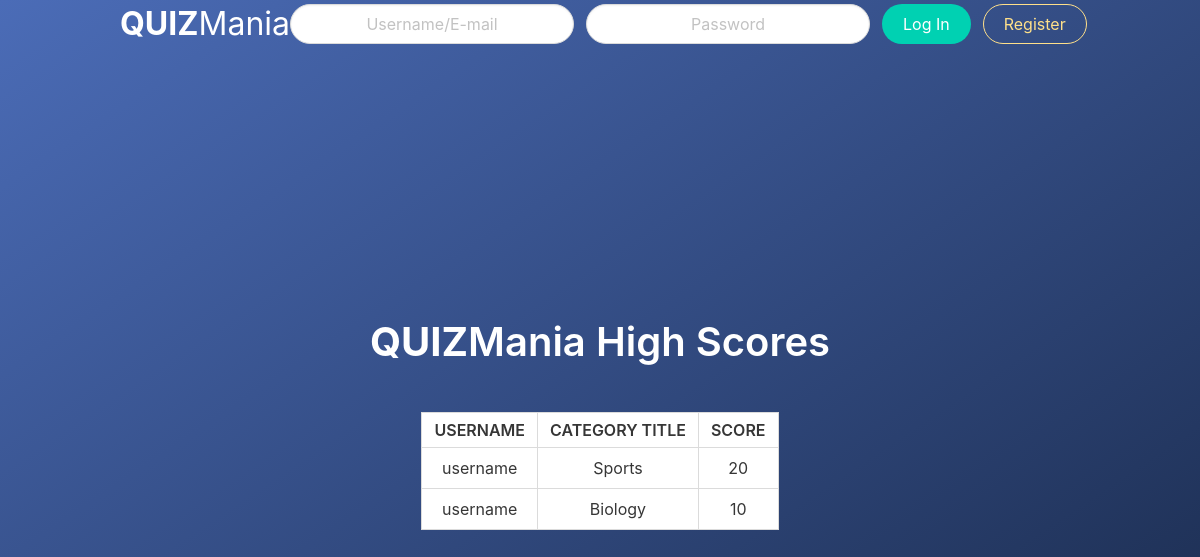
Screenshot of /quizmania/highScores.php with the database file from the repository.
### tables this page shows
CREATE TABLE `users` (
  `userID` int(5) NOT NULL,
  `firstName` varchar(50) NOT NULL,
  `lastName` varchar(50) NOT NULL,
  `email` varchar(50) NOT NULL,
  `username` varchar(50) NOT NULL,
  `users_password` varchar(256) NOT NULL,
  `adminAccess` tinyint(1) NOT NULL
);

CREATE TABLE `categories` (
  `categoryID` int(3) NOT NULL,
  `categoryTitle` varchar(25) NOT NULL,
  `categoryLevel` varchar(20) DEFAULT NULL,
  `dateUpdated` date NOT NULL
);

### quizmania/highScores.php (the view, shortened to what this page needs)
<!DOCTYPE html>
<html>
<head>
	<link rel="stylesheet" type="text/css" href="newStyle.css">
	<link rel="stylesheet" href="https://cdnjs.cloudflare.com/ajax/libs/bulma/0.6.2/css/bulma.min.css">
</head>
<body>
<section class="hero is-fullheight gradient-background">
<?php
	include_once 'header.php';
	include_once 'includes/dbh.inc.php';
?>
<div class="hero-body">
  <div class="container">
    <p class="title has-text-white is-size-2 has-text-centered"><b>QUIZ</b>Mania High Scores</p>
    <div class="at-center"><br/>
    <?php
      $sql1 =   "SELECT users.username, categories.categoryTitle, scores.score * 10 AS scores FROM scores
                INNER JOIN users ON users.userID = scores.userID
                INNER JOIN categories ON categories.categoryID = scores.categoryID
                WHERE users.adminAccess = 0
                ORDER BY scores DESC;";
      $query2 = mysqli_query($conn, $sql1);
      if ($query2->num_rows > 0) {
          echo "<table class='table is-bordered at-center'><thead>
                <tr><th class='has-text-centered title is-6'>USERNAME</th>
                <th class='has-text-centered title is-6'>CATEGORY TITLE</th>
                <th class='has-text-centered title is-6'>SCORE</th>
                </thead>";
          while($row = $query2->fetch_assoc()) {
              echo "<tbody><tr>
                    <td class='has-text-centered'>".$row["username"]."</td>
                    <td class='has-text-centered'>".$row["categoryTitle"]."</td>
                    <td class='has-text-centered'>".$row["scores"]."</td>
                    </tr></tbody>";
          }
          echo "</table>";
      } else {
          echo "0 results";
      }
    ?>
    </div>
  </div>
</div>
</section>

### quizmania/newStyle.css (style rules this page uses)
.gradient-background { background-image: linear-gradient(to right bottom, #4b6cb7, #182848); }
.at-center { margin-left: auto; margin-right: auto; }

### rows the page displays
users: username "username", categories.categoryTitle "Sports", scores "20", categories.categoryTitle "Biology", scores "10"
